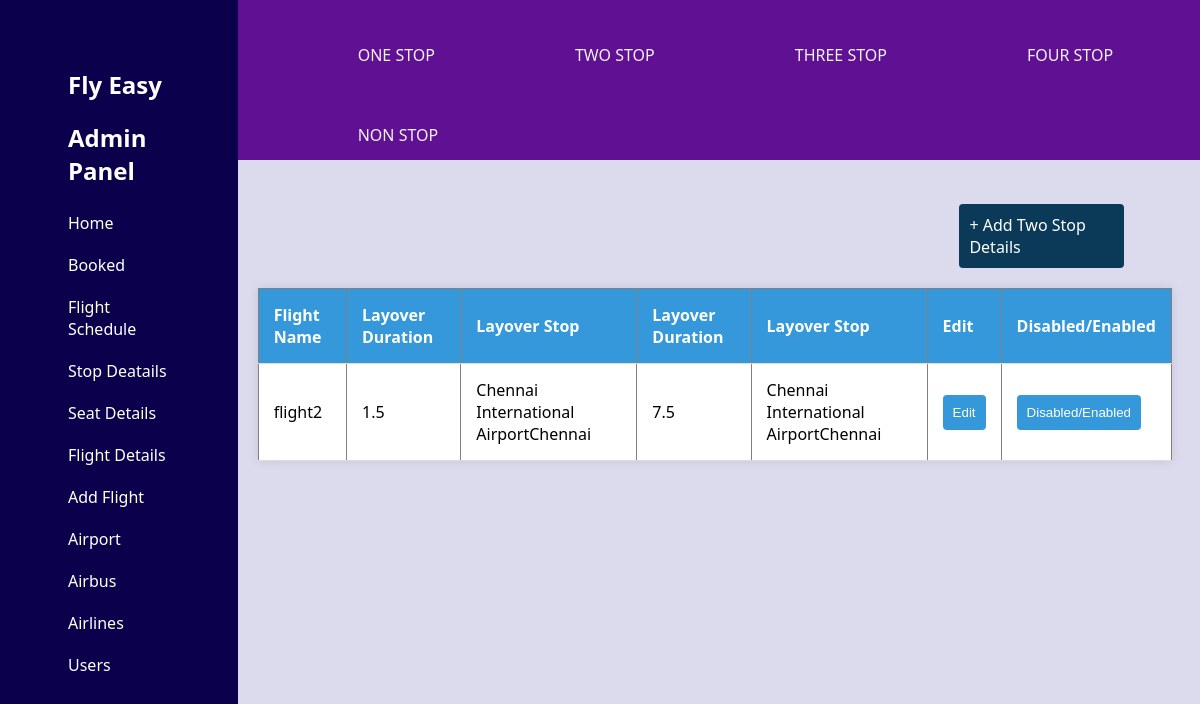
The app's page /admin/twostop_view.php with its own data.
### tables this page shows
CREATE TABLE `twostop` (
  `twostop_id` int(11) NOT NULL,
  `flight_id` int(11) DEFAULT NULL,
  `f_duration` text DEFAULT NULL,
  `f_stop` varchar(255) DEFAULT NULL,
  `s_duration` text DEFAULT NULL,
  `s_stop` varchar(255) DEFAULT NULL
);

CREATE TABLE `flight` (
  `flight_id` int(11) NOT NULL,
  `flight_name` varchar(255) DEFAULT NULL,
  `f_airline_name` varchar(255) DEFAULT NULL,
  `f_airbus_name` varchar(255) DEFAULT NULL,
  `f_departure` varchar(255) DEFAULT NULL,
  `f_arrival` varchar(255) DEFAULT NULL,
  `airline_id` int(11) DEFAULT NULL,
  `airport_id` int(11) DEFAULT NULL,
  `airbus_id` int(11) DEFAULT NULL,
  `stop` varchar(255) DEFAULT NULL,
  `flight_service` varchar(255) DEFAULT NULL,
  `price` decimal(10,2) DEFAULT NULL,
  `status` int(11) NOT NULL
);

CREATE TABLE `airport` (
  `airport_id` int(11) NOT NULL,
  `airport_name` varchar(255) NOT NULL,
  `airport_location` varchar(255) NOT NULL,
  `terminal` varchar(255) DEFAULT NULL,
  `active` tinyint(1) DEFAULT 1,
  `status` tinyint(1) NOT NULL DEFAULT 1
);

### admin/twostop_view.php (the view, shortened to what this page needs)
<?php
include("stop.php");
?>
    <html lang="en">
    <head>
    </head>
    <body>
        <br><br>
    <a href="twostop_flight.php" class="add" >  + Add Two Stop Details</a>
    <table border='1'>
        <tr>
            <th>Flight Name</th>
            <th>Layover Duration</th>
            <th>Layover Stop</th>
            <th>Layover Duration</th>
            <th>Layover Stop</th>
            <th>Edit</th>
            <th>Disabled/Enabled</th>
        </tr>
        <?php
        $details_query = "SELECT airport.airport_location, airport.airport_name, flight.flight_name, twostop.f_duration, twostop.s_duration, airport.airport_location AS f_stop, airport.airport_location AS s_stop FROM twostop
        INNER JOIN airport ON twostop.f_stop and twostop.f_stop = airport.airport_id
        INNER JOIN flight ON twostop.flight_id = flight.flight_id";
        $details_result = mysqli_query($con, $details_query);
        while ($row = mysqli_fetch_array($details_result)) {
            echo "<tr>";
            echo "<td>" . $row['flight_name'] . "</td>";
            echo "<td>" . $row['f_duration'] . "</td>";
            echo "<td>" . $row['airport_name'] . $row['f_stop'] . "</td>";
            echo "<td>" . $row['s_duration'] . "</td>";
            echo "<td>" . $row['airport_name'] . $row['s_stop'] . "</td>";
            echo "<td><button>Edit</button></td>";
            echo "<td><button>Disabled/Enabled</button></td>";
            echo "</tr>";
        }
        ?>
    </table>
    </body>
    </html>

### admin/includes/base.php (style rules this page uses)
body, h1, ul, li, a { margin: 0; padding: 0; list-style: none; text-decoration: none; }
body { font-family: Arial, sans-serif; margin: 0; padding: 0; }

### admin/twostop_view.php (style rules this page uses)
body { font-family: 'Segoe UI', Tahoma, Geneva, Verdana, sans-serif; background-color: #f2f2f2; margin: 0; padding: 0; display: flex; justify-content: center; align-items: center; height: 100vh; }
table { width: 95%; border-collapse: collapse; margin: 20px; background-color: #fff; box-shadow: 0 0 10px rgba(0, 0, 0, 0.1); }
th, td { padding: 15px; text-align: left; border-bottom: 1px solid #ddd; }
th { background-color: #3498db; color: #fff; }
button { background-color: #3498db; color: #fff; padding: 10px; border: none; border-radius: 4px; cursor: pointer; }
.add { background-color: #0b3958; width: 15%; color: #fff; padding: 10px; border: none; border-radius: 4px; cursor: pointer; margin-left: 75%; }

### records on screen
twostop: flight.flight_name "flight2", f_duration "1.5", airport.airport_name "Chennai International Airport", airport.airport_location "Chennai", s_duration "7.5"
